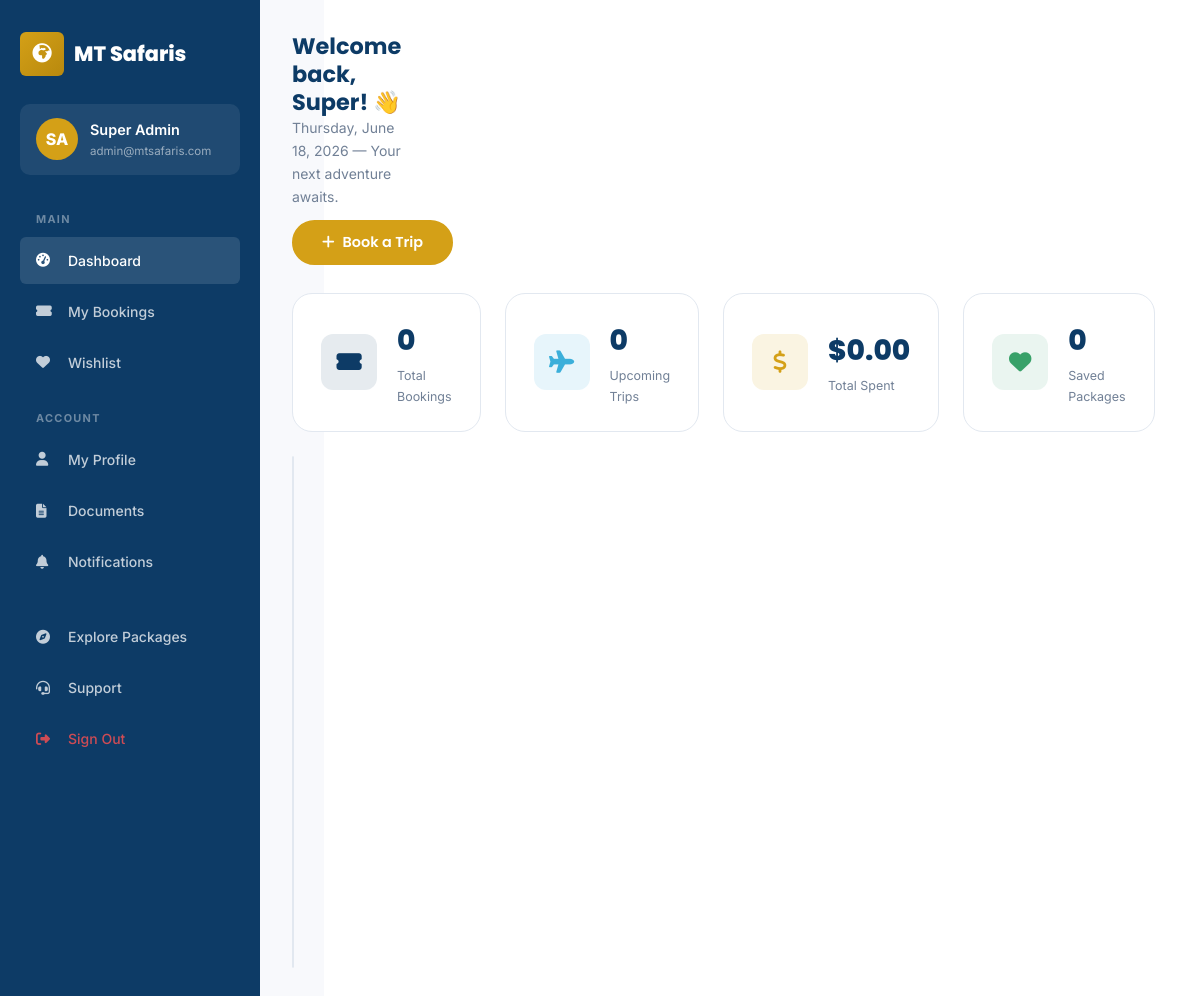
Screenshot of /portal/index.php (signed in) with the database file from the repository.
### tables this page shows
CREATE TABLE `users` (
  `id`              INT UNSIGNED AUTO_INCREMENT PRIMARY KEY,
  `uuid`            CHAR(36) NOT NULL UNIQUE DEFAULT (UUID()),
  `first_name`      VARCHAR(100) NOT NULL,
  `last_name`       VARCHAR(100) NOT NULL,
  `email`           VARCHAR(191) NOT NULL UNIQUE,
  `phone`           VARCHAR(30),
  `password_hash`   VARCHAR(255) NOT NULL,
  `role`            ENUM('super_admin','travel_manager','booking_officer','content_editor','finance','customer_support','customer') NOT NULL DEFAULT 'customer',
  `status`          ENUM('active','inactive','suspended','pending') NOT NULL DEFAULT 'pending',
  `avatar`          VARCHAR(500),
  `email_verified`  TINYINT(1) NOT NULL DEFAULT 0,
  `email_verify_token` VARCHAR(100),
  `two_fa_enabled`  TINYINT(1) NOT NULL DEFAULT 0,
  `two_fa_secret`   VARCHAR(100),
  `remember_token`  VARCHAR(100),
  `last_login_at`   DATETIME,
  `last_login_ip`   VARCHAR(50),
  `created_at`      DATETIME NOT NULL DEFAULT CURRENT_TIMESTAMP,
  `updated_at`      DATETIME NOT NULL DEFAULT CURRENT_TIMESTAMP ON UPDATE CURRENT_TIMESTAMP,
  INDEX `idx_email`  (`email`),
  INDEX `idx_role`   (`role`),
  INDEX `idx_status` (`status`)
);

### includes/functions.php (called while the page is built, shortened)
<?php
require_once __DIR__ . '/db.php';
function h(string $str): string {
    return htmlspecialchars($str, ENT_QUOTES | ENT_HTML5, 'UTF-8');
}
function url(string $path = ''): string {
    return APP_URL . '/' . ltrim($path, '/');
}

### includes/db.php (called while the page is built, shortened)
<?php
class DB {
    private static ?PDO $instance = null;
    public static function conn(): PDO {
        if (self::$instance === null) {
            $dsn = sprintf('mysql:host=%s;port=%s;dbname=%s;charset=%s',
                DB_HOST, DB_PORT, DB_NAME, DB_CHARSET);
            $options = [
                PDO::ATTR_ERRMODE            => PDO::ERRMODE_EXCEPTION,
                PDO::ATTR_DEFAULT_FETCH_MODE => PDO::FETCH_ASSOC,
                PDO::ATTR_EMULATE_PREPARES   => false,
                PDO::MYSQL_ATTR_INIT_COMMAND => "SET NAMES " . DB_CHARSET . " COLLATE utf8mb4_unicode_ci",
            ];
            self::$instance = new PDO($dsn, DB_USER, DB_PASS, $options);
        }
        return self::$instance;
    }
    public static function query(string $sql, array $params = []): PDOStatement {
        $stmt = self::conn()->prepare($sql);
        $stmt->execute($params);
        return $stmt;
    }
    public static function row(string $sql, array $params = []): ?array {
        $result = self::query($sql, $params)->fetch();
        return $result ?: null;
    }
    public static function value(string $sql, array $params = []): mixed {
        return self::query($sql, $params)->fetchColumn();
    }
}

### includes/auth.php (called while the page is built, shortened)
<?php
require_once __DIR__ . '/db.php';
require_once __DIR__ . '/functions.php';
function currentUser(): ?array {
    static $user = null;
    if ($user === null) {
        $user = DB::row("SELECT id, uuid, first_name, last_name, email, phone, role, status, avatar
                         FROM users WHERE id = ? AND status = 'active'", [$_SESSION['user_id']]);
    }
    return $user;
}
function isLoggedIn(): bool {
    return currentUser() !== null;
}
function checkRememberToken(): void {
    if (isLoggedIn() || !isset($_COOKIE['remember_token'])) return;
}
checkRememberToken();

### portal/index.php (the view, shortened to what this page needs)
<?php
require_once dirname(__DIR__) . '/includes/auth.php';
require_once dirname(__DIR__) . '/includes/functions.php';
$user = currentUser();
$upcoming     = DB::value("SELECT COUNT(*) FROM bookings WHERE user_id=? AND travel_date>=CURDATE() AND status IN ('confirmed','paid')", [$user['id']]);
$totalBookings= DB::value("SELECT COUNT(*) FROM bookings WHERE user_id=?", [$user['id']]);
$totalSpent   = DB::value("SELECT COALESCE(SUM(total_amount),0) FROM bookings WHERE user_id=? AND status IN ('paid','completed')", [$user['id']]);
$wishlistCount= DB::value("SELECT COUNT(*) FROM wishlists WHERE user_id=?", [$user['id']]);
?>
<!DOCTYPE html>
<html lang="en">
<head>
  <link rel="stylesheet" href="https://cdnjs.cloudflare.com/ajax/libs/font-awesome/6.5.1/css/all.min.css">
  <link rel="stylesheet" href="<?= url('assets/css/style.css') ?>">
</head>
<body>
<div class="portal-layout">
  <aside class="portal-sidebar" id="portalSidebar">
    <a href="<?= url() ?>" style="display:flex;align-items:center;gap:10px;margin-bottom:28px;text-decoration:none">
      <div class="logo-icon"><i class="fas fa-globe-africa"></i></div>
      <div class="logo-text">MT Safaris</div>
    </a>
    <div style="background:rgba(255,255,255,.08);border-radius:10px;padding:14px 16px;margin-bottom:20px;display:flex;align-items:center;gap:12px">
      <div style="width:42px;height:42px;border-radius:50%;background:var(--clr-gold);display:flex;align-items:center;justify-content:center;color:#fff;font-weight:800;font-size:1rem;flex-shrink:0">
        <?= strtoupper(substr($user['first_name'],0,1).substr($user['last_name'],0,1)) ?>
      </div>
      <div>
        <div style="color:#fff;font-weight:600;font-size:.9rem"><?= h($user['first_name'].' '.$user['last_name']) ?></div>
        <div style="color:rgba(255,255,255,.55);font-size:.72rem"><?= h($user['email']) ?></div>
      </div>
    </div>
    <nav class="portal-nav">
      <div class="nav-section">Main</div>
      <a href="<?= url('portal/') ?>" class="active"><i class="fas fa-tachometer-alt"></i> Dashboard</a>
      <a href="<?= url('portal/bookings.php') ?>"><i class="fas fa-ticket-alt"></i> My Bookings</a>
      <a href="<?= url('portal/wishlist.php') ?>"><i class="fas fa-heart"></i> Wishlist </a>
      <div class="nav-section" style="margin-top:8px">Account</div>
      <a href="<?= url('portal/profile.php') ?>"><i class="fas fa-user"></i> My Profile</a>
      <a href="<?= url('portal/documents.php') ?>"><i class="fas fa-file-alt"></i> Documents</a>
      <a href="<?= url('portal/notifications.php') ?>">
        <i class="fas fa-bell"></i> Notifications
      </a>
      <div style="margin-top:auto;padding-top:24px">
        <a href="<?= url('packages.php') ?>"><i class="fas fa-compass"></i> Explore Packages</a>
        <a href="<?= url('contact.php') ?>"><i class="fas fa-headset"></i> Support</a>
        <a href="<?= url('portal/logout.php') ?>" style="color:rgba(255,80,80,.8)"><i class="fas fa-sign-out-alt"></i> Sign Out</a>
      </div>
    </nav>
  </aside>
  <main class="portal-main">
    <div style="display:flex;align-items:center;justify-content:space-between;margin-bottom:28px;flex-wrap:wrap;gap:12px">
      <div>
        <h1 style="font-size:1.4rem;color:var(--clr-primary)">Welcome back, <?= h($user['first_name']) ?>! 👋</h1>
        <p style="color:var(--clr-muted);font-size:.875rem"><?= date('l, F j, Y') ?> — Your next adventure awaits.</p>
      </div>
      <a href="<?= url('packages.php') ?>" class="btn btn-gold"><i class="fas fa-plus"></i> Book a Trip</a>
    </div>
    <div class="grid-4" style="margin-bottom:24px">
      <?php
      $stats = [
        ['fas fa-ticket-alt','Total Bookings',$totalBookings,'blue'],
        ['fas fa-plane','Upcoming Trips',$upcoming,'sky'],
        ['fas fa-dollar-sign','Total Spent','$'.number_format($totalSpent,2),'gold'],
        ['fas fa-heart','Saved Packages',$wishlistCount,'green'],
      ];
      foreach ($stats as $s): ?>
      <div class="stat-box">
        <div class="stat-box-icon <?= $s[3] ?>"><i class="<?= $s[0] ?>"></i></div>
        <div>
          <div class="stat-box-value"><?= $s[2] ?></div>
          <div class="stat-box-label"><?= $s[1] ?></div>
        </div>
      </div>
      <?php endforeach; ?>
    </div>
    <div class="card" style="margin-bottom:24px">
    </div>
  </main>
</div>
</body>
</html>

### assets/css/style.css (style rules this page uses)
:root { --clr-primary: #0D3B66; --clr-primary-d: #082b4d; --clr-primary-l: #1a5c9e; --clr-gold: #D4A017; --clr-gold-d: #b8890e; --clr-gold-l: #e8c050; --clr-sky: #3BAFDA; --clr-sky-d: #2a96bf; --clr-sky-l: #69cce8; --clr-white: #FFFFFF; --clr-light: #F8F9FC; --clr-border: #E2E8F0; --clr-text: #1A202C; --clr-muted: #718096; --clr-success: #38A169; --clr-warning: #D69E2E; --clr-danger: #E53E3E; --clr-info: #3182CE; --ff-head: 'Poppins', sans-serif; --ff-body: 'Inter', sans-serif; --shadow-sm: 0 1px 3px rgba(0,0,0,.08), 0 1px 2px rgba(0,0,0,.06); --shadow-md: 0 4px 16px rgba(0,0,0,.10); --shadow-lg: 0 10px 40px rgba(0,0,0,.14); --shadow-xl: 0 20px 60px rgba(0,0,0,.18); --radius-sm: 6px; --radius-md: 12px; --radius-lg: 20px; --radius-xl: 32px; --radius-full: 9999px; --transition: .25s ease; --transition-slow: .45s ease; --container: 1320px; --container-pad: 1.5rem; --header-h: 80px; }
*, *::before, *::after { box-sizing: border-box; margin: 0; padding: 0; }
html { scroll-behavior: smooth; font-size: 16px; }
body { font-family: var(--ff-body); color: var(--clr-text); background: var(--clr-white); line-height: 1.65; overflow-x: hidden; }
a { color: inherit; text-decoration: none; }
h1,h2,h3,h4,h5,h6 { font-family: var(--ff-head); line-height: 1.25; font-weight: 700; color: var(--clr-primary); }
.grid-4 { display: grid; grid-template-columns: repeat(4, 1fr); gap: 1.5rem; }
.btn { display: inline-flex; align-items: center; gap: 8px; padding: 13px 28px; border-radius: var(--radius-full); font-family: var(--ff-head); font-size: .9rem; font-weight: 600; border: 2px solid transparent; cursor: pointer; transition: all var(--transition); white-space: nowrap; text-decoration: none; line-height: 1; }
.btn-gold { background: var(--clr-gold); color: #fff; border-color: var(--clr-gold); }
.logo-icon { width: 44px; height: 44px; background: linear-gradient(135deg, var(--clr-gold), var(--clr-gold-d)); border-radius: var(--radius-sm); display: flex; align-items: center; justify-content: center; color: #fff; font-size: 1.2rem; }
.logo-text { font-family: var(--ff-head); font-weight: 800; font-size: 1.3rem; color: #fff; line-height: 1; }
.card { background: #fff; border-radius: var(--radius-lg); border: 1px solid var(--clr-border); overflow: hidden; }
.portal-layout { display: grid; grid-template-columns: 260px 1fr; min-height: 100vh; }
.portal-sidebar { background: var(--clr-primary); padding: 32px 20px; position: fixed; top: 0; left: 0; bottom: 0; width: 260px; overflow-y: auto; }
.portal-main { margin-left: 260px; padding: 32px; background: var(--clr-light); min-height: 100vh; }
.portal-nav a, .portal-nav-item { display: flex; align-items: center; gap: 12px; padding: 12px 16px; color: rgba(255,255,255,.75); border-radius: var(--radius-sm); font-size: .875rem; font-weight: 500; margin-bottom: 4px; transition: all var(--transition); text-decoration: none; }
.portal-nav a:hover, .portal-nav a.active, .portal-nav-item:hover, .portal-nav-item.active { background: rgba(255,255,255,.12); color: #fff; }
.portal-nav a i, .portal-nav-item i { width: 20px; }
.portal-nav .nav-section { font-size: .68rem; font-weight: 700; color: rgba(255,255,255,.4); text-transform: uppercase; letter-spacing: .12em; padding: 16px 16px 8px; }
.stat-box { background: #fff; border-radius: var(--radius-lg); padding: 24px 28px; border: 1px solid var(--clr-border); display: flex; align-items: center; gap: 20px; transition: all var(--transition); }
.stat-box-icon { width: 56px; height: 56px; border-radius: var(--radius-md); display: flex; align-items: center; justify-content: center; font-size: 1.4rem; flex-shrink: 0; }
.stat-box-icon.blue { background: rgba(13,59,102,.1); color: var(--clr-primary); }
.stat-box-icon.gold { background: rgba(212,160,23,.12); color: var(--clr-gold); }
.stat-box-icon.sky { background: rgba(59,175,218,.12); color: var(--clr-sky); }
.stat-box-icon.green { background: rgba(56,161,105,.1); color: var(--clr-success); }
.stat-box-value { font-size: 1.75rem; font-weight: 800; color: var(--clr-primary); font-family: var(--ff-head); }
.stat-box-label { font-size: .78rem; color: var(--clr-muted); margin-top: 2px; }

### rows the page displays
users: first_name+last_name "SA", first_name+last_name "Super Admin", email "admin@mtsafaris.com", first_name "Super"

### other values shown
$s[2] "0"
$s[1] "Total Bookings"
$s[1] "Upcoming Trips"
$s[2] "$0.00"
$s[1] "Total Spent"
$s[1] "Saved Packages"
